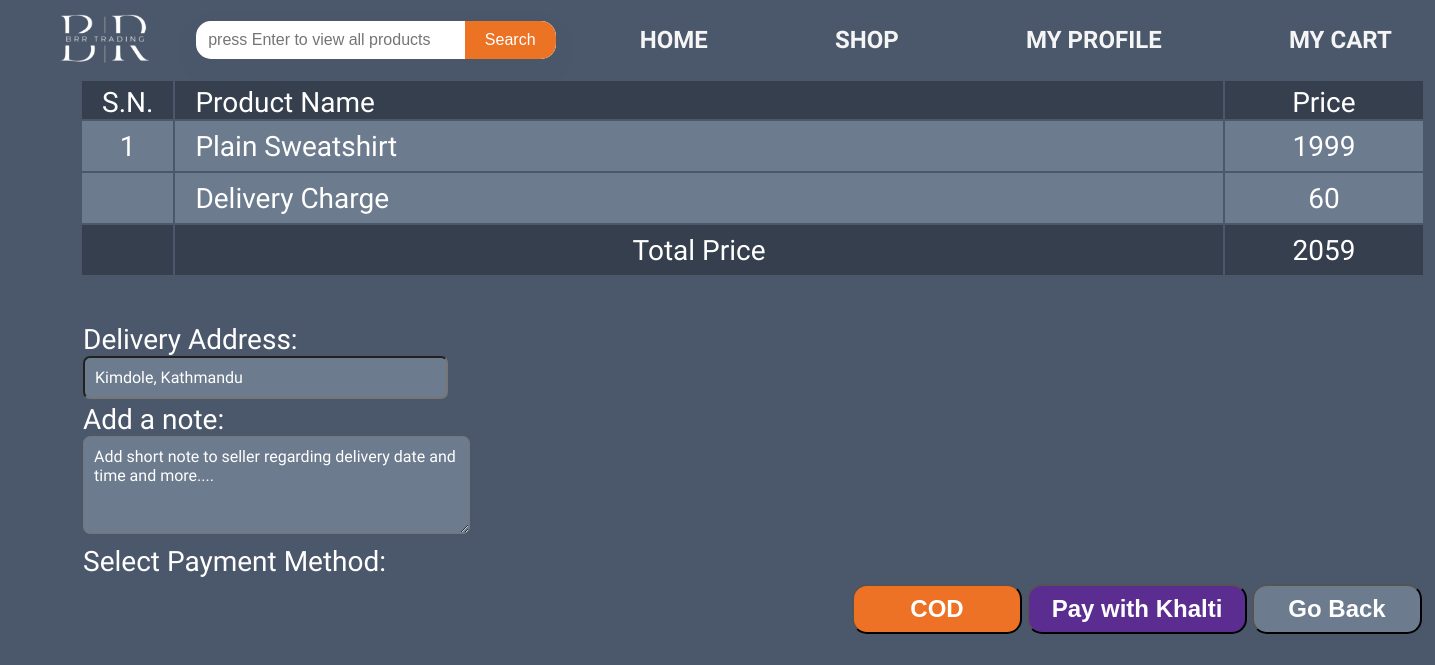
/checkout.php (signed in), run on the app's committed database.
### tables this page shows
CREATE TABLE `products` (
  `product_id` int(11) NOT NULL,
  `product_name` varchar(255) NOT NULL,
  `price` int(11) DEFAULT NULL,
  `category` varchar(50) NOT NULL DEFAULT 'Others',
  `product_image` varchar(255) DEFAULT NULL,
  `description` text DEFAULT NULL
);

CREATE TABLE `user` (
  `id` int(11) NOT NULL,
  `name` varchar(255) NOT NULL,
  `email` varchar(255) NOT NULL,
  `phone` varchar(10) NOT NULL,
  `address` varchar(255) DEFAULT NULL,
  `password` varchar(255) NOT NULL,
  `account_created` timestamp NOT NULL DEFAULT current_timestamp()
);

### checkout.php (the view, shortened to what this page needs)
<?php
include './database/connectDB.php';
$username = $_SESSION['Username'];
$sql = "SELECT * FROM mycart WHERE username = '$username'";
$result = $mysqli->query($sql);
?>
<!DOCTYPE html>
<html>
<head>
  <link rel="stylesheet" href="./css/global.css" />
  <link rel="stylesheet" href="./css/checkout.css" />
</head>
<body>
  <div class="check-out">
    <table border=0>
      <div class="top-heading">
        <tr id="c-head">
          <td>S.N.</td>
          <td style="width: 80%; text-align:left;">Product Name</td>
          <td style="width: 15%;">Price</td>
        </tr>
      </div>
      <div class="checkout-product">
        <?php
        $sn = 1;
        $sum = 0;
        if ($result->num_rows > 0) {
          while ($row = $result->fetch_assoc()) {
            $p_id = $row['product_id'];
            $sql1 = "SELECT product_id,product_name,price FROM products WHERE product_id = '$p_id'";
            $result1 = $mysqli->query($sql1);
            ?>
            <tr id="p-body" style="height: 50px; ">
              <?php if ($result1->num_rows > 0) {
                while ($row1 = $result1->fetch_assoc()) {
                  ?>
                  <td>
                    <?php echo $sn++; ?>
                  </td>
                  <td style="width: 80%; text-align:left; padding-left:20px;">
                    <?php echo $row1['product_name']; ?>
                  </td>
                  <td style="width: 15%;">
                    <?php echo $row1['price'];
                    $sum = $sum + $row1['price']; ?>
                  </td>
                <?php }
              } ?>
            </tr>
          <?php }
        }
        $product_names_string = implode(", ", $product_names_array); ?>
      </div>
      <tr id="p-body" style="height: 50px;">
        <td></td>
        <td style="width: 80%; text-align:left; padding-left:20px;">Delivery Charge</td>
        <td style="width: 15%;">60</td>
      </tr>
      <div class="totalFoot">
        <tr id="t-foot" style="height: 50px; ">
          <td></td>
          <td style="width: 80%;">Total Price</td>
          <td style="width: 15%;">
            <?php echo $totalsum = $sum + 60;
            $_SESSION['totalsum'] = $totalsum; ?>
          </td>
        </tr>
      </div>
    </table>
    <?php
    $query = "SELECT address FROM user WHERE email = ?";
    $statement = $mysqli->prepare($query);
    $statement->bind_param("s", $username);
    $statement->execute();
    $statement->bind_result($userAddress);
    ?>
    <div class="payment">
      <table>
        <tr>
          <td>Delivery Address: <br><input id="deliveryAddressInput" type="text" id="deliveryAddressInput" value="<?php echo $userAddress ?>"
              placeholder="Enter if not same as home address" style="width: 43.5%;" required></td>
        </tr>
        <tr>
          <td>Add a note: <br><textarea id="myTextarea" rows="4" cols="50"
              placeholder="Add short note to seller regarding delivery date and time and more...."></textarea></td>
        </tr>
        <tr>
          <td>Select Payment Method:</td>
        </tr>
      </table>
    </div>
    <form action="./myProfile/orderPlaced.php" method="POST" id="orderForm">
      <table id="btn-table">
        <tr>
          <td class="button-container">
            <button type="submit" class="orange-button">COD</button>
            <button type="button" name="payWithKhalti" id="payment-button" class="orange-button">Pay with
              Khalti</button>
            <button type="button" id="goBackButton" class="blue-button">Go Back</button>
          </td>
        </tr>
      </table>
    </form>
  </div>
</body>
</html>

### css/global.css (style rules this page uses)
body { margin: 0; line-height: normal; }
body { overflow-x: hidden; font-family: "tenor sans"; }

### css/checkout.css (style rules this page uses)
* { overflow: hidden; }
body { font-family: "Tenor Sans"; background-color: #4b586b; }
.top-heading { position: absolute; width: 1345px; height: 50px; margin-left: 80px; border-radius: 10px 10px 0 0; color: white; }
.check-out { background-color: #4b586b; width: 100%; height: auto; overflow: hidden; text-align: center; font-size: 32px; color: #fff; font-family: Abel; }
table { width: 1345px; margin-left: 80px; font-size: 28px; }
#c-head { width: 1345px; background-color: #363f4d; }
#c-head>td { padding: 5px 20px 0 20px; color: white; }
#p-body { background-color: #6c7b8e; }
.totalFoot { width: 1345px; border-radius: 0 0 10px 10px; }
#t-foot { width: 1345px; background-color: #363f4d; }
.payment>table { padding-top: 3%; text-align: left; width: 55%; }
.button-container { display: flex; justify-content: flex-end; }
.button-container button { margin-left: 5px; }
.button-container button { width: 170px; height: 50px; border-radius: 15px; font-size: 24px; font-weight: 600; }
.orange-button { background-color: #ed7225; color: white; }
.blue-button { background-color: #6c7b8e; color: white; }
#payment-button { background-color: #5C2D91; width: 220px; }
#deliveryAddressInput,#myTextarea { border-radius: 7px; width: 365px; background-color: #6c7b8e; color: white; padding: 10px; font-family: "Tenor Sans"; font-size: 16px; }
textarea::placeholder { color: #fff; }

### data on the page
products: product_name "Plain Sweatshirt", price "1999"
user: address "Kimdole, Kathmandu"

### other printed values
$totalsum = $sum + 60 "2059"
